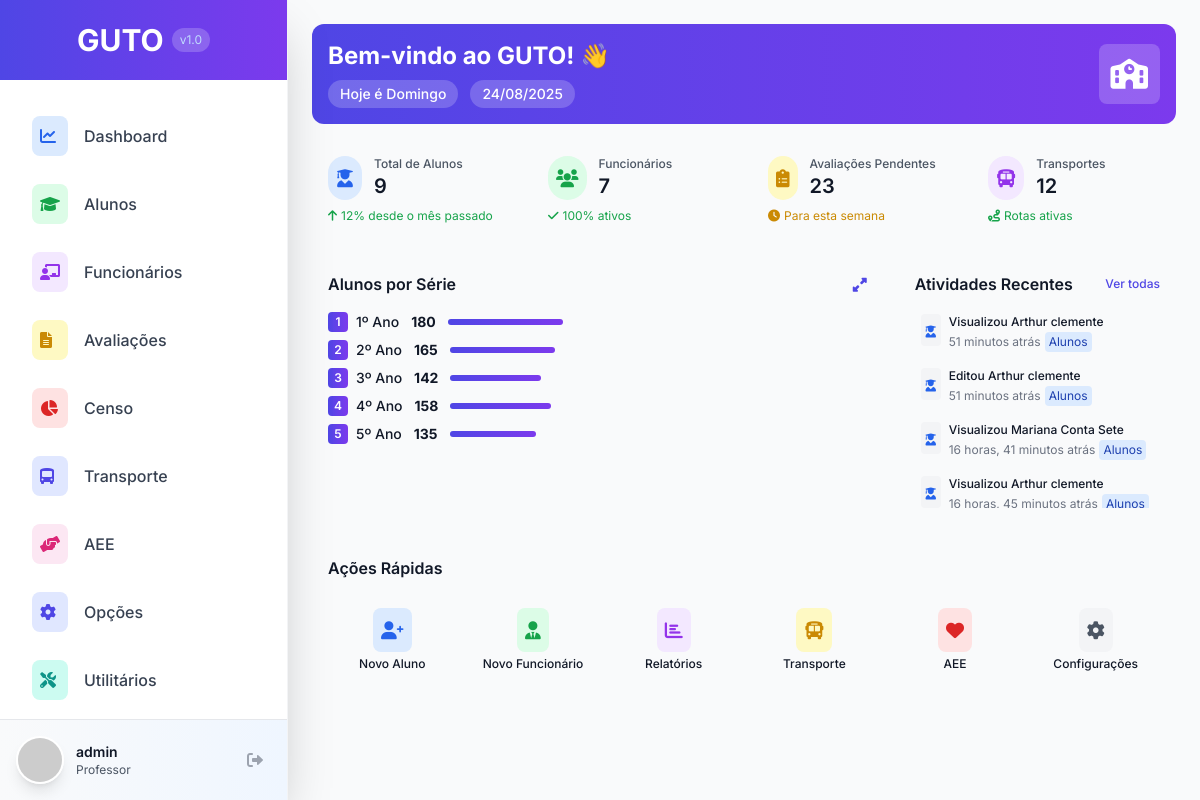
The app's page / (signed in), older data.
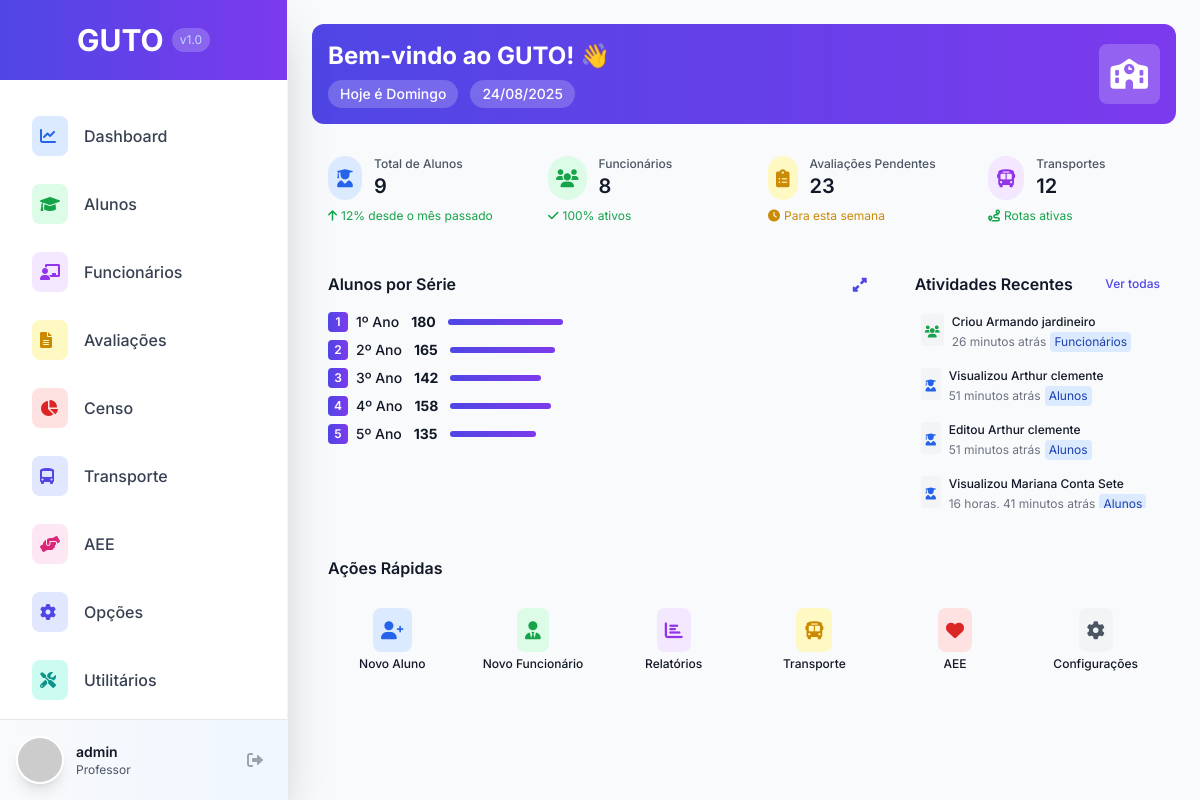
The same page, newer data.
### dashboard/models.py (models this page shows, shortened)
class AtividadeRecente(models.Model):
    TIPO_ACAO_CHOICES = [
        ('CRIAR', 'Criou'),
        ('EDITAR', 'Editou'),
        ('DELETAR', 'Deletou'),
        ('VISUALIZAR', 'Visualizou'),
    ]
    MODULO_CHOICES = [
        ('ALUNOS', 'Alunos'),
        ('FUNCIONARIOS', 'Funcionários'),
        ('OPCOES', 'Opções'),
        ('AEE', 'AEE/AC'),
        ('AVALIACAO', 'Avaliação'),
        ('UTILITARIOS', 'Utilitários'),
        ('DASHBOARD', 'Dashboard'),
    ]
    usuario = models.ForeignKey(User, on_delete=models.CASCADE, verbose_name="Usuário")
    acao = models.CharField(max_length=20, choices=TIPO_ACAO_CHOICES, verbose_name="Ação")
    modulo = models.CharField(max_length=20, choices=MODULO_CHOICES, verbose_name="Módulo")
    objeto_nome = models.CharField(max_length=255, verbose_name="Nome do Objeto")
    objeto_id = models.IntegerField(null=True, blank=True, verbose_name="ID do Objeto")
    descricao = models.TextField(blank=True, null=True, verbose_name="Descrição")
    data_atividade = models.DateTimeField(auto_now_add=True, verbose_name="Data da Atividade")
    class Meta:
        verbose_name = "Atividade Recente"
        verbose_name_plural = "Atividades Recentes"
        ordering = ['-data_atividade']
    @property
    def icone(self):
        icones = {
            'ALUNOS': 'fas fa-user-graduate',
            'FUNCIONARIOS': 'fas fa-users',
            'OPCOES': 'fas fa-cog',
            'AEE': 'fas fa-hands-helping',
            'AVALIACAO': 'fas fa-clipboard-list',
            'UTILITARIOS': 'fas fa-tools',
            'DASHBOARD': 'fas fa-tachometer-alt',
        }
        return icones.get(self.modulo, 'fas fa-file')
    @property
    def cor(self):
        cores = {
            'ALUNOS': 'text-blue-600',
            'FUNCIONARIOS': 'text-green-600',
            'OPCOES': 'text-indigo-600',
            'AEE': 'text-pink-600',
            'AVALIACAO': 'text-yellow-600',
            'UTILITARIOS': 'text-teal-600',
            'DASHBOARD': 'text-gray-600',
        }
        return cores.get(self.modulo, 'text-gray-600')

### dashboard/views.py (the view)
# urls.py: path('', views.home, name='home'),
@login_required
def home(request):
    try:
        locale.setlocale(locale.LC_TIME, 'pt_BR.UTF-8')
    except:
        try:
            locale.setlocale(locale.LC_TIME, 'Portuguese_Brazil.1252')
        except:
            pass  # Usar padrão se não conseguir configurar
    hoje = datetime.date.today()
    dias_semana = {
        0: 'Segunda-feira',
        1: 'Terça-feira',
        2: 'Quarta-feira',
        3: 'Quinta-feira',
        4: 'Sexta-feira',
        5: 'Sábado',
        6: 'Domingo'
    }
    dia_semana = dias_semana[hoje.weekday()]
    total_alunos = Aluno.objects.count()
    total_funcionarios = Funcionario.objects.count()
    atividades_recentes = AtividadeRecente.objects.select_related('usuario')[:10]
    context = {
        'total_alunos': total_alunos,
        'total_funcionarios': total_funcionarios,
        'avaliacoes_pendentes': 23,  # Será implementado quando o módulo avaliação estiver completo
        'transportes_ativos': 12,    # Será implementado quando o módulo transporte for criado
        'escola_nome': 'Sistema GUTO',
        'data_atual': hoje,
        'dia_semana': dia_semana,
        'alunos_por_serie': [
            {'serie': '1º Ano', 'quantidade': 180},
            {'serie': '2º Ano', 'quantidade': 165},
            {'serie': '3º Ano', 'quantidade': 142},
            {'serie': '4º Ano', 'quantidade': 158},
            {'serie': '5º Ano', 'quantidade': 135},
        ],
        'atividades_recentes': atividades_recentes,
    }
    return render(request, 'dashboard/home.html', context)

### templates/dashboard/home.html (shortened to what the changed rows need)
{% extends 'base.html' %}
{% load static %}
{% block content %}
<div class="h-full flex flex-col space-y-4">
    <div class="bg-gradient-to-r from-guto-blue to-guto-purple rounded-xl p-4 text-white">
        <div class="flex items-center justify-between">
            <div>
                <h1 class="text-2xl font-bold">Bem-vindo ao GUTO! 👋</h1>
            </div>
        </div>
    </div>
    <div class="grid grid-cols-1 md:grid-cols-2 lg:grid-cols-4 gap-4">
        <div class="card p-4 hover:shadow-2xl transition-all duration-300">
            <div class="flex items-center">
                <div class="ml-3">
                    <p class="text-xs font-medium text-gray-600">Funcionários</p>
                    <p class="text-xl font-semibold text-gray-900">{{ total_funcionarios }}</p>
                </div>
            </div>
        </div>
    </div>
    <div class="grid grid-cols-1 lg:grid-cols-3 gap-4">
        <div class="lg:col-span-2 card p-4">
            <div class="space-y-2">
                {% for serie in alunos_por_serie %}
                <div class="flex items-center space-x-3">
                    <div class="flex items-center space-x-2">
                        <div class="w-5 h-5 bg-gradient-to-r from-guto-blue to-guto-purple rounded flex items-center justify-center flex-shrink-0">
                            <span class="text-white text-xs font-semibold">{{ forloop.counter }}</span>
                        </div>
                        <span class="text-sm font-medium text-gray-900">{{ serie.serie }}</span>
                    </div>
                    <span class="text-sm font-bold text-gray-900">{{ serie.quantidade }}</span>
                    <div class="w-16 bg-gray-200 rounded-full h-1.5">
                        <div class="bg-gradient-to-r from-guto-blue to-guto-purple h-1.5 rounded-full transition-all duration-500"
                             style="width: {{ serie.quantidade|floatformat:0 }}%"></div>
                    </div>
                </div>
                {% endfor %}
            </div>
        </div>
        <div class="card p-4">
            <div class="space-y-1" style="max-height: 200px; overflow-y: auto;">
                {% for atividade in atividades_recentes %}
                <div class="flex items-start space-x-2 p-1.5 rounded-lg hover:bg-gray-50 transition-colors">
                    <div class="p-1 rounded bg-gray-100 {{ atividade.cor }}">
                        <i class="{{ atividade.icone }} text-xs"></i>
                    </div>
                    <div class="flex-1 min-w-0">
                        <p class="text-xs font-medium text-gray-900 truncate">
                            {{ atividade.get_acao_display }} {{ atividade.objeto_nome }}
                        </p>
                        <div class="flex items-center mt-0.5 space-x-1">
                            <span class="text-xs text-gray-500">{{ atividade.data_atividade|timesince }} atrás</span>
                            <span class="text-xs px-1 py-0.5 rounded bg-blue-100 text-blue-800">
                                {{ atividade.get_modulo_display }}
                            </span>
                        </div>
                    </div>
                </div>
                {% endfor %}
            </div>
        </div>
    </div>
</div>
{% endblock %}

Row changes from the older to the newer data that the page shows:
no longer on this page (row unchanged): AtividadeRecente: acao "Visualizou", objeto_nome "Arthur clemente", data_atividade "16 horas, 45 minutos", modulo "Alunos"
added AtividadeRecente: acao "Criou", objeto_nome "Armando jardineiro", data_atividade "26 minutos", modulo "Funcionários"
Text that changed along with them:
{{ total_funcionarios }}: "7" → "8"
